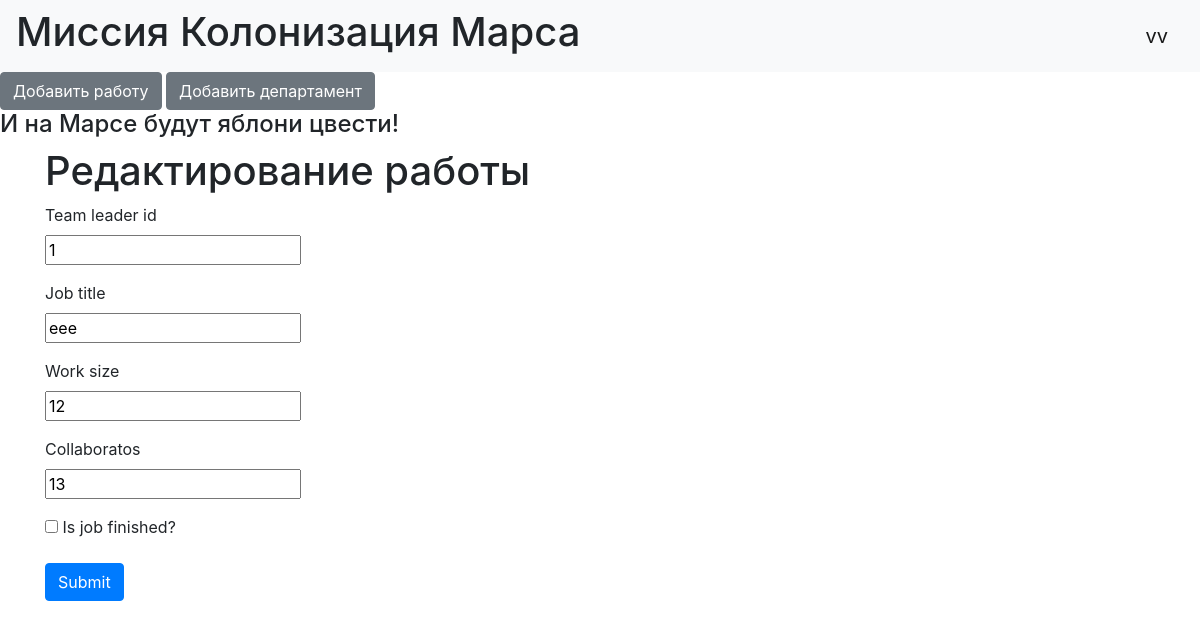
/jobs/1 (signed in), run on the app's committed database.
### data/users.py (models this page shows, shortened)
class User(SqlAlchemyBase, UserMixin):
    __tablename__ = 'users'
    id = sqlalchemy.Column(sqlalchemy.Integer,
                           primary_key=True, autoincrement=True)
    surname = sqlalchemy.Column(sqlalchemy.String, nullable=True)
    name = sqlalchemy.Column(sqlalchemy.String, nullable=True)
    age = sqlalchemy.Column(sqlalchemy.Integer)
    position = sqlalchemy.Column(sqlalchemy.String, nullable=True)
    speciality = sqlalchemy.Column(sqlalchemy.String, nullable=True)
    address = sqlalchemy.Column(sqlalchemy.String, nullable=True)
    email = sqlalchemy.Column(sqlalchemy.String,
                              index=True, unique=True, nullable=True)
    hashed_password = sqlalchemy.Column(sqlalchemy.String, nullable=True)
    modified_date = sqlalchemy.Column(sqlalchemy.DateTime)
    jobs = orm.relation("Jobs", back_populates='user')
    department = orm.relation("Departments", back_populates='user')

### data/jobs.py (models this page shows)
class Jobs(SqlAlchemyBase):
    __tablename__ = 'jobs'
    id = sqlalchemy.Column(sqlalchemy.Integer,
                           primary_key=True, autoincrement=True)
    team_leader = sqlalchemy.Column(sqlalchemy.Integer,
                                    sqlalchemy.ForeignKey("users.id"))
    job = sqlalchemy.Column(sqlalchemy.String, nullable=True)
    work_size = sqlalchemy.Column(sqlalchemy.Integer)
    collaborators = sqlalchemy.Column(sqlalchemy.String)
    start_date = sqlalchemy.Column(sqlalchemy.DateTime,
                                   default=datetime.datetime.now)
    end_date = sqlalchemy.Column(sqlalchemy.DateTime)
    is_finished = sqlalchemy.Column(sqlalchemy.Boolean, default=False)
    user = orm.relation('User')

### main.py (the view, shortened to what this page needs)
@app.route('/jobs/<int:id>', methods=['GET', 'POST'])
@login_required
def edit_jobs(id):
    form = JobsForm()
    if request.method == "GET":
        session = db_session.create_session()
        jobs = session.query(Jobs).filter(Jobs.id == id,
                                          (Jobs.team_leader == 1)|(Jobs.team_leader == current_user.id)).first()
        if jobs:
            form.team_leader.data = jobs.team_leader
            form.job.data = jobs.job
            form.work_size.data = jobs.work_size
            form.collaborators.data = jobs.collaborators
            form.is_finished.data = jobs.is_finished
        else:
            abort(404)
    return render_template('addjob.html', title='Редактирование работы', form=form)

### data/loginform.py
class JobsForm(FlaskForm):
    team_leader = IntegerField('Team leader id', validators=[DataRequired()])
    job = StringField('Job title', validators=[DataRequired()])
    work_size = IntegerField('Work size', validators=[DataRequired()])
    collaborators = StringField('Collaboratos', validators=[DataRequired()])
    is_finished = BooleanField('Is job finished?', default=False)
    submit = SubmitField('Submit')

### data/db_session.py (called while the page is built)
def create_session() -> Session:
    global __factory
    return __factory()

### main.py (called while the page is built)
@login_manager.user_loader
def load_user(user_id):
    session = db_session.create_session()
    return session.query(User).get(user_id)

### templates/addjob.html (shortened to what this page needs)
{% extends "base.html" %}
{% block content %}
    <h1>{{title}}</h1>
    <form action="" method="post">
        <p>
            {{ form.team_leader.label }}<br>
            {{ form.team_leader }}<br>
        </p>
        <p>
            {{ form.job.label }}<br>
            {{ form.job }}<br>
        </p>
        <p>
            {{ form.work_size.label }}<br>
            {{ form.work_size }}<br>
        </p>
        <p>
            {{ form.collaborators.label }}<br>
            {{ form.collaborators }}<br>
        </p>
        <p>{{ form.is_finished() }} {{ form.is_finished.label }}</p>
        <p>{{ form.submit(type="submit", class="btn btn-primary") }}</p>
    </form>
{% endblock %}

### templates/base.html (shortened to what this page needs)
<!DOCTYPE html>
<html lang="en">
<head>
    <link rel="stylesheet"
                    href="https://stackpath.bootstrapcdn.com/bootstrap/4.4.1/css/bootstrap.min.css"
>
</head>
<body>
<nav class="navbar navbar-light bg-light">
    <h1>Миссия Колонизация Марса</h1>
    {% if current_user.is_authenticated %}
    <a class="navbar-brand" href="/logout">{{ current_user.name }}</a>
{% else %}
    <p>
        <a class="btn btn-primary " href="/register">Зарегистрироваться</a>
        <a class="btn btn-success" href="/login">Войти</a>
    </p>
{% endif %}
</nav>
{% if current_user.is_authenticated %}
        <a class="btn btn-secondary" href="/addjob">Добавить работу</a>
        <a class="btn btn-secondary" href="/adddepartment">Добавить департамент</a>
{% endif %}
<h4>И на Марсе будут яблони цвести!</h4>
<main role="main" class="container">
    {% block content %}{% endblock %}
</main>
</body>
</html>

### data on the page
User: name "vv"
Jobs: team_leader "1", job "еее", work_size "12", collaborators "13"

### other printed values
{{ title }} "Редактирование работы"
